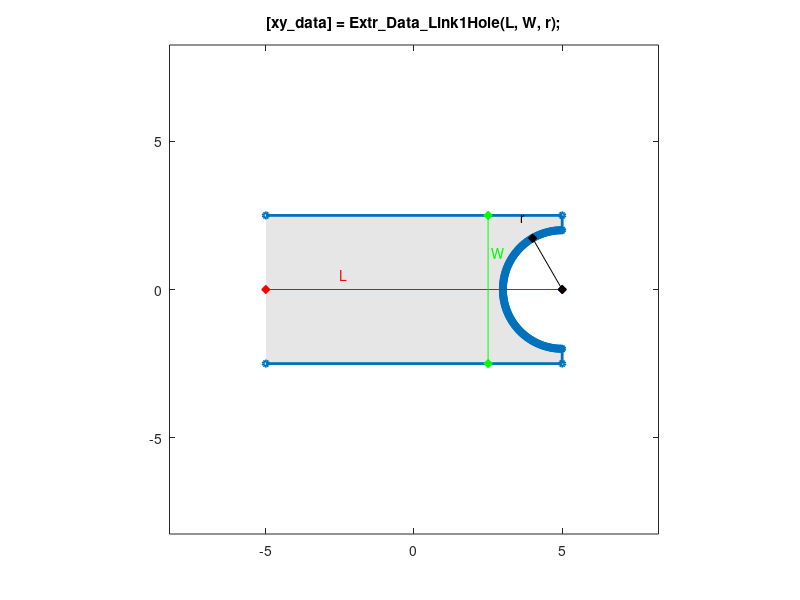

The MATLAB source for this figure:
function [xy_data] = Extr_Data_Link1Hole(L, W, r, side, varargin)
%Extr_Data_Link1Hole Produce extrusion data for a link with half a hole at one end.
%   [xy_data] = Extr_Data_Link1Hole(L, W, r, side)
%   This function returns x-y data for a link with half a hole at one end.
%   You can specify:
%       Length          L
%       Width           W
%       Hole radius     r
%       Side for hole   side  ('-X' or '+X')
%
%   To see a plot showing parameter values, enter the name
%   of the function with no arguments
%   >> Extr_Data_Link1Hole
%
%   To see a plot created with your parameter values,
%   add 'plot' as the final argument
%   >> Extr_Data_Link1Hole(10,5,2,'+X','plot')

% Copyright 2013-2021 The MathWorks, Inc.

% Default data to show diagram
if (nargin == 0)
    L = 10;
    W = 5;
    r = 2;
    side = '+X';
end

% Check to see if plot should be produced
if (isempty(varargin))
    showplot = 'n';
else
    showplot = char(varargin);
end

top_xsec = [L/2 W/2; -L/2 W/2];
theta = (90:-1:-90)*pi/180;
semi_hole_xsec = [-L/2+r*cos(theta') r*sin(theta')];
bottom_xsec = [-L/2 -W/2; L/2 -W/2];
xy_data = [ top_xsec; semi_hole_xsec; bottom_xsec];

lr = 1;
if(strcmpi(side,'+X'))
    xy_data = flipud([-xy_data(:,1) xy_data(:,2)]);
    lr = -1; % For plot
end

% Plot diagram to show parameters and extrusion
if (nargin == 0 || strcmpi(showplot,'plot'))
    
	% Figure name
    figString = ['h1_' mfilename];
    % Only create a figure if no figure exists
    figExist = 0;
    fig_hExist = evalin('base',['exist(''' figString ''')']);
    if (fig_hExist)
        figExist = evalin('base',['ishandle(' figString ') && strcmp(get(' figString ', ''type''), ''figure'')']);
    end
    if ~figExist
        fig_h = figure('Name',figString);
        assignin('base',figString,fig_h);
    else
        fig_h = evalin('base',figString);
    end
    figure(fig_h)
    clf(fig_h)

    % Plot extrusion
    patch(xy_data(:,1),xy_data(:,2),[1 1 1]*0.90,'EdgeColor','none');
    hold on
    plot(xy_data(:,1),xy_data(:,2),'-','Marker','o','MarkerSize',4,'LineWidth',2);
    axis('equal');
    axis([-1 1 -1 1]*(L+W)*1.1/2);
    
    % Show parameters
    hold on
    
    plot([-L/2 L/2],[0 0],'r-d','MarkerFaceColor','r');
    text(-L/4,W/10,'{\color{red}L}');
    plot([L/4 L/4],[-W/2 W/2],'g-d','MarkerFaceColor','g');
    text(L/3.8,W/4,'{\color{green}W}');
    
    plot([-L/2 -L/2+r*sin(30*pi/180)]*lr,[0 r*cos(30*pi/180)],'k-d','MarkerFaceColor','k');
    text((-L/2+r*sin(30*pi/180)*1.4)*lr,1.4*r*cos(30*pi/180),'r');
    
    title(['[xy\_data] = Extr\_Data\_Link1Hole(L, W, r);']);
    
    hold off
    box on
    clear xy_data
end
